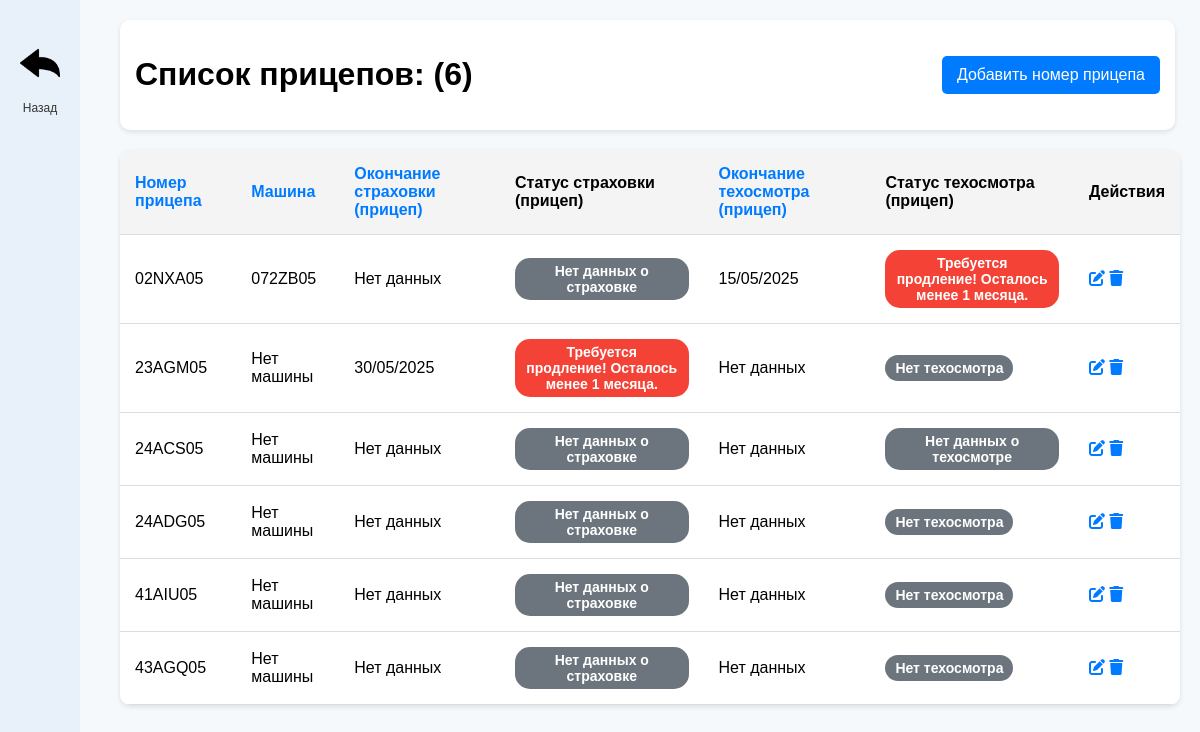
The page /trailers/ on the database its author committed.
### visas/models.py (models this page shows, shortened)
class TrailerNumber(models.Model):
    number = models.CharField(max_length=20, unique=True, verbose_name="Номер прицепа")
    car_number = models.ForeignKey(CarNumber, related_name="trailers", on_delete=models.CASCADE, null=True, blank=True)

class CarNumber(models.Model):
    number = models.CharField(max_length=20, unique=True, verbose_name="Номер машины")

class TrailerInsurance(models.Model):
    trailer_number = models.OneToOneField(TrailerNumber, on_delete=models.CASCADE, unique=True, verbose_name="Машина", blank=True, null=True)
    insurance_issue_date = models.DateField(null=True, blank=True, verbose_name="Дата получения страховки")
    insurance_expiry_date = models.DateField(null=True, blank=True, verbose_name="Дата окончания страховки")
    def insurance_status(self):
        if not self.insurance_expiry_date:
            return "Нет данных о страховке"
        today = date.today()
        delta = (self.insurance_expiry_date - today).days
        if delta > 90:
            return "green"
        elif 30 <= delta <= 90:
            return "yellow"
        else:
            return "red"
    def insurance_status_text(self):
        if not self.insurance_expiry_date:
            return "Нет данных о страховке"
        today = date.today()
        delta = (self.insurance_expiry_date - today).days
        if delta > 90:
            return "Всё в порядке. Осталось более 3 месяцев."
        elif 30 <= delta <= 90:
            return "Осталось половина срока. Рекомендуется проверить."
        else:
            return "Требуется продление! Осталось менее 1 месяца."

class TrailerInspection(models.Model):
    trailer_number = models.OneToOneField(TrailerNumber, on_delete=models.CASCADE, unique=True, verbose_name="Машина (Прицеп)", blank=True, null=True)
    inspection_issue_date = models.DateField(null=True, blank=True, verbose_name="Дата техосмотра")
    inspection_expiry_date = models.DateField(null=True, blank=True, verbose_name="Дата окончания техосмотра")
    def inspection_status(self):
        if not self.inspection_expiry_date:
            return "Нет данных о техосмотре"
        today = date.today()
        delta = (self.inspection_expiry_date - today).days
        if delta > 90:
            return "green"
        elif 30 <= delta <= 90:
            return "yellow"
        else:
            return "red"
    def inspection_status_text(self):
        if not self.inspection_expiry_date:
            return "Нет данных о техосмотре"
        today = date.today()
        delta = (self.inspection_expiry_date - today).days
        if delta > 90:
            return "Всё в порядке. Осталось более 3 месяцев."
        elif 30 <= delta <= 90:
            return "Осталось половина срока. Рекомендуется проверить."
        else:
            return "Требуется продление! Осталось менее 1 месяца."

### visas/views.py (the view)
# urls.py: path('trailers/', trailer_number_list, name='trailer_number_list'),
def trailer_number_list(request):
    sort_field = request.GET.get('sort', 'number')
    sort_order = request.GET.get('order', 'asc')
    trailer_numbers = TrailerNumber.objects.all()
    if sort_field == 'number':
        if sort_order == 'asc':
            trailer_numbers = trailer_numbers.order_by('number')
        else:
            trailer_numbers = trailer_numbers.order_by('-number')
    elif sort_field == 'trailerinsurance__insurance_expiry_date':
        if sort_order == 'asc':
            trailer_numbers = trailer_numbers.order_by('trailerinsurance__insurance_expiry_date')
        else:
            trailer_numbers = trailer_numbers.order_by('-trailerinsurance__insurance_expiry_date')
    elif sort_field == 'trailerinspection__inspection_expiry_date':
        if sort_order == 'asc':
            trailer_numbers = trailer_numbers.order_by('trailerinspection__inspection_expiry_date')
        else:
            trailer_numbers = trailer_numbers.order_by('-trailerinspection__inspection_expiry_date')
    elif sort_field == 'car_number__number':
        if sort_order == 'asc':
            trailer_numbers = trailer_numbers.order_by('car_number__number')
        else:
            trailer_numbers = trailer_numbers.order_by('-car_number__number')
    return render(request, 'visas/trailer_list.html', {
        'trailer_numbers': trailer_numbers,
        'sort_field': sort_field,
        'sort_order': sort_order
    })

### visas/templates/visas/trailer_list.html (shortened to what this page needs)
<!DOCTYPE html>
<html lang="ru">
<head>
    {% load static %}
    <link rel="stylesheet" href="https://cdnjs.cloudflare.com/ajax/libs/font-awesome/6.0.0/css/all.min.css">
</head>
<body>
    <div class="container">
        <div class="sidebar">
            <a href="{% url 'index' %}">
                <img src="{% static 'images/back_icon.png' %}" alt="Люди и Машины">
                <span>Назад</span>
            </a>
        </div>
        <div class="content">
            <div class="header">
                <h1>Список прицепов: ({{ trailer_numbers.count }})</h1>
                <a href="{% url 'trailer_number_create' %}" class="btn">Добавить номер прицепа</a>
            </div>
            <table>
                <thead>
                    <tr>
                        <th><a href="?sort=number&order={% if sort_order == 'asc' %}desc{% else %}asc{% endif %}">Номер прицепа</a></th>
                        <th><a href="?sort=car_number__number&order={% if sort_order == 'asc' %}desc{% else %}asc{% endif %}">Машина</a></th>
                        <th><a href="?sort=trailerinsurance__insurance_expiry_date&order={% if sort_order == 'asc' %}desc{% else %}asc{% endif %}">Окончание страховки (прицеп)</a></th>
                        <th>Статус страховки (прицеп)</th>
                        <th><a href="?sort=trailerinspection__inspection_expiry_date&order={% if sort_order == 'asc' %}desc{% else %}asc{% endif %}">Окончание техосмотра (прицеп)</a></th>
                        <th>Статус техосмотра (прицеп)</th>
                        <th>Действия</th>
                    </tr>
                </thead>
                <tbody>
                    {% for trailer in trailer_numbers %}
                    <tr>
                        <td>{{ trailer.number }}</td>
                        <td>
                            {% if trailer.car_number %}
                                {{ trailer.car_number.number }}
                            {% else %}
                                Нет машины
                            {% endif %}
                        </td>
                        <td>{{ trailer.trailerinsurance.insurance_expiry_date|date:"d/m/Y"|default:"Нет данных" }}</td>
                        <td>
                            <div class="status {% if trailer.trailerinsurance.insurance_status == 'green' %}green{% elif trailer.trailerinsurance.insurance_status == 'yellow' %}yellow{% elif trailer.trailerinsurance.insurance_status == 'red' %}red{% else %}gray{% endif %}">
                                {{ trailer.trailerinsurance.insurance_status_text|default:"Нет страховки" }}
                            </div>
                        </td>
                        <td>{{ trailer.trailerinspection.inspection_expiry_date|date:"d/m/Y"|default:"Нет данных" }}</td>
                        <td>
                            <div class="status {% if trailer.trailerinspection.inspection_status == 'green' %}green{% elif trailer.trailerinspection.inspection_status == 'yellow' %}yellow{% elif trailer.trailerinspection.inspection_status == 'red' %}red{% else %}gray{% endif %}">
                                {{ trailer.trailerinspection.inspection_status_text|default:"Нет техосмотра" }}
                            </div>
                        </td>
                        <td>
                            <a href="{% url 'trailer_number_update' trailer.pk %}"><i class="fas fa-edit"></i></a>
                            <a href="{% url 'trailer_number_delete' trailer.pk %}"><i class="fas fa-trash"></i></a>
                        </td>
                    </tr>
                    {% empty %}
                    <tr>
                        <td colspan="7" style="text-align: center; padding: 20px;">Нет данных</td>
                    </tr>
                    {% endfor %}
                </tbody>
            </table>
        </div>
    </div>
</body>
</html>

### visas/templates/visas/trailer_list.html (style rules this page uses)
body { font-family: Arial, sans-serif; margin: 0; padding: 0; background-color: #f5f9fc; }
.container { display: flex; position: relative; }
.sidebar { width: 80px; background-color: #e8f1f9; height: 100vh; display: flex; flex-direction: column; align-items: center; padding-top: 20px; position: fixed; top: 0; left: 0; z-index: 1000; }
.sidebar a { margin: 15px 0; color: #333; font-size: 20px; text-decoration: none; display: flex; align-items: center; justify-content: center; width: 60px; height: 60px; border-radius: 12px; transition: background 0.3s; position: relative; }
.sidebar a img { width: 40px; height: 40px; margin-bottom: 5px; }
.sidebar a span { font-size: 12px; position: absolute; bottom: -20px; left: 50%; transform: translateX(-50%); color: #333; }
.content { flex-grow: 1; padding: 20px; margin-left: 100px; }
.header { position: sticky; top: 0; left: 100px; width: calc(100% - 35px); display: flex; justify-content: space-between; align-items: center; background-color: white; padding: 15px; border-radius: 10px; box-shadow: 0px 2px 5px rgba(0, 0, 0, 0.1); z-index: 999; }
.btn { background-color: #007bff; color: white; border: none; padding: 10px 15px; border-radius: 5px; cursor: pointer; text-decoration: none; }
table { width: 100%; border-collapse: collapse; margin-top: 20px; background: white; border-radius: 10px; overflow: hidden; box-shadow: 0px 2px 5px rgba(0,0,0,0.1); }
th, td { padding: 15px; border-bottom: 1px solid #ddd; text-align: left; }
th { background-color: #f4f4f4; }
.status { padding: 5px 10px; border-radius: 15px; font-size: 14px; font-weight: bold; text-align: center; display: inline-block; width: auto; }
.red { background-color: #f44336; color: white; }
.gray { background-color: #6c757d; color: white; }
a { text-decoration: none; color: inherit; }
th a, td a i { color: #007bff; transition: color 0.3s; }

### rows shown on the page
TrailerNumber: number "02NXA05", car_number.number "072ZB05", trailerinsurance.insurance_expiry_date "Нет данных", trailerinsurance.insurance_status_text "Нет данных о страховке", trailerinspection.inspection_expiry_date "15/05/2025", trailerinspection.inspection_status_text "Требуется продление! Осталось менее 1 месяца."
TrailerNumber: number "23AGM05", shows "Нет машины", trailerinsurance.insurance_expiry_date "30/05/2025", trailerinsurance.insurance_status_text "Требуется продление! Осталось менее 1 месяца.", trailerinspection.inspection_expiry_date "Нет данных", trailerinspection.inspection_status_text "Нет техосмотра"
TrailerNumber: number "24ACS05", shows "Нет машины", trailerinsurance.insurance_expiry_date "Нет данных", trailerinsurance.insurance_status_text "Нет данных о страховке", trailerinspection.inspection_expiry_date "Нет данных", trailerinspection.inspection_status_text "Нет данных о техосмотре"
TrailerNumber: number "24ADG05", shows "Нет машины", trailerinsurance.insurance_expiry_date "Нет данных", trailerinsurance.insurance_status_text "Нет данных о страховке", trailerinspection.inspection_expiry_date "Нет данных", trailerinspection.inspection_status_text "Нет техосмотра"
TrailerNumber: number "41AIU05", shows "Нет машины", trailerinsurance.insurance_expiry_date "Нет данных", trailerinsurance.insurance_status_text "Нет данных о страховке", trailerinspection.inspection_expiry_date "Нет данных", trailerinspection.inspection_status_text "Нет техосмотра"
TrailerNumber: number "43AGQ05", shows "Нет машины", trailerinsurance.insurance_expiry_date "Нет данных", trailerinsurance.insurance_status_text "Нет данных о страховке", trailerinspection.inspection_expiry_date "Нет данных", trailerinspection.inspection_status_text "Нет техосмотра"

### other values the page prints
{{ trailer_numbers.count }} "6"
